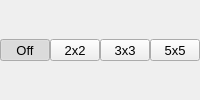
                  <widget class="QFrame" name="toolButtonChroma">
                   <layout class="QHBoxLayout" name="horizontalLayout_9">
                    <property name="spacing">
                     <number>0</number>
                    </property>
                    <property name="leftMargin">
                     <number>0</number>
                    </property>
                    <property name="topMargin">
                     <number>0</number>
                    </property>
                    <property name="rightMargin">
                     <number>0</number>
                    </property>
                    <property name="bottomMargin">
                     <number>0</number>
                    </property>
                    <item>
                     <widget class="ColorToolButton" name="toolButtonChromaOff">
                      <property name="sizePolicy">
                       <sizepolicy hsizetype="Preferred" vsizetype="Fixed">
                        <horstretch>0</horstretch>
                        <verstretch>0</verstretch>
                       </sizepolicy>
                      </property>
                      <property name="font">
                       <font>
                        <pointsize>10</pointsize>
                       </font>
                      </property>
                      <property name="text">
                       <string>Off</string>
                      </property>
                      <property name="checkable">
                       <bool>true</bool>
                      </property>
                      <property name="checked">
                       <bool>true</bool>
                      </property>
                      <property name="autoExclusive">
                       <bool>true</bool>
                      </property>
                     </widget>
                    </item>
                    <item>
                     <widget class="ColorToolButton" name="toolButtonChroma2x2">
                      <property name="sizePolicy">
                       <sizepolicy hsizetype="Preferred" vsizetype="Fixed">
                        <horstretch>0</horstretch>
                        <verstretch>0</verstretch>
                       </sizepolicy>
                      </property>
                      <property name="font">
                       <font>
                        <pointsize>10</pointsize>
                       </font>
                      </property>
                      <property name="text">
                       <string>2x2</string>
                      </property>
                      <property name="checkable">
                       <bool>true</bool>
                      </property>
                      <property name="autoExclusive">
                       <bool>true</bool>
                      </property>
                     </widget>
                    </item>
                    <item>
                     <widget class="ColorToolButton" name="toolButtonChroma3x3">
                      <property name="sizePolicy">
                       <sizepolicy hsizetype="Preferred" vsizetype="Fixed">
                        <horstretch>0</horstretch>
                        <verstretch>0</verstretch>
                       </sizepolicy>
                      </property>
                      <property name="font">
                       <font>
                        <pointsize>10</pointsize>
                       </font>
                      </property>
                      <property name="text">
                       <string>3x3</string>
                      </property>
                      <property name="checkable">
                       <bool>true</bool>
                      </property>
                      <property name="autoExclusive">
                       <bool>true</bool>
                      </property>
                     </widget>
                    </item>
                    <item>
                     <widget class="ColorToolButton" name="toolButtonChroma5x5">
                      <property name="sizePolicy">
                       <sizepolicy hsizetype="Preferred" vsizetype="Fixed">
                        <horstretch>0</horstretch>
                        <verstretch>0</verstretch>
                       </sizepolicy>
                      </property>
                      <property name="font">
                       <font>
                        <pointsize>10</pointsize>
                       </font>
                      </property>
                      <property name="text">
                       <string>5x5</string>
                      </property>
                      <property name="checkable">
                       <bool>true</bool>
                      </property>
                      <property name="autoExclusive">
                       <bool>true</bool>
                      </property>
                     </widget>
                    </item>
                   </layout>
                  </widget>
